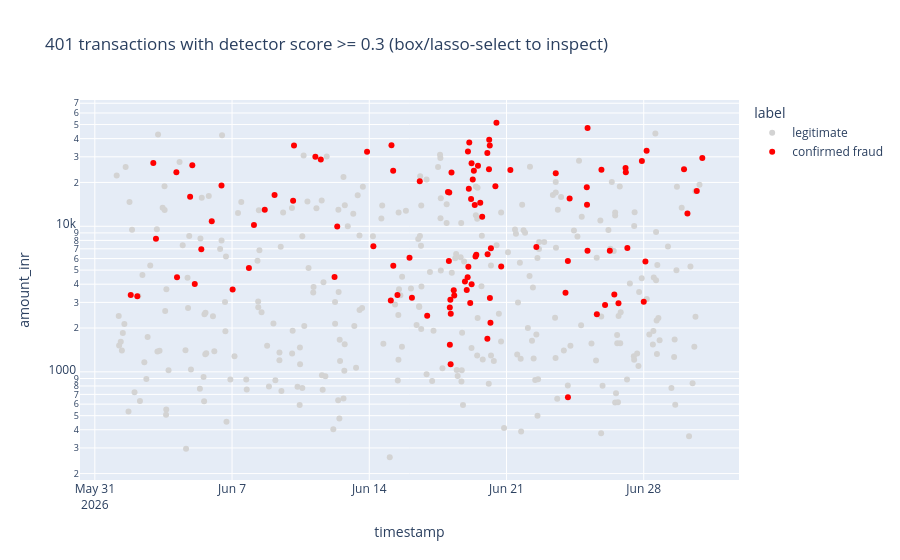
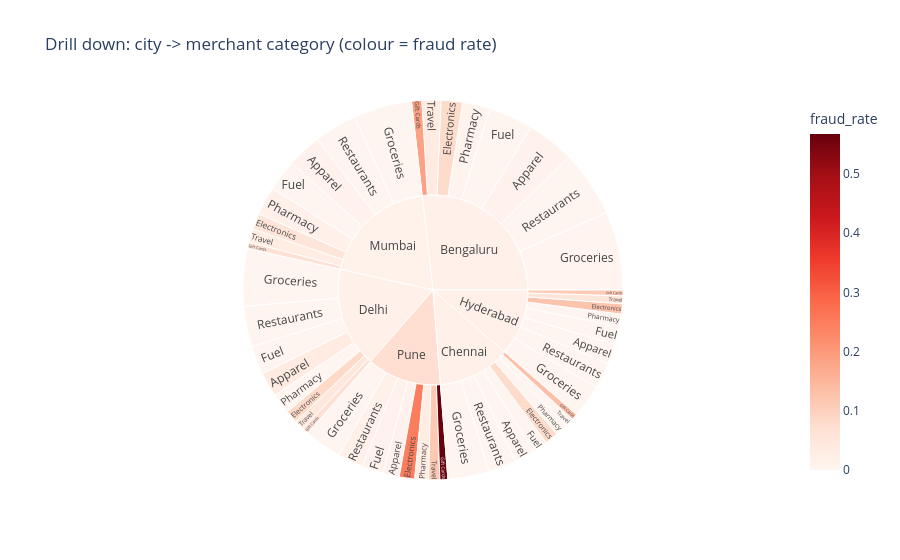

Notebook code cell kept with these figures, in order:
### Markdown cell above
## Task 5 — An Interactive Tool for the Investigators (Request #5)

**Real-world usage:** Investigators triage flagged cases themselves with zoom, filter and hover-for-details.

**Why this technique:** **Details-on-demand / tooltips** (Slides 22–23), **dynamic queries** (Slide 15) and **drill-down**
(Slide 24) — Shneiderman's mantra as an actual tool.

**TODO:**
1. Interactive scatter (plotly) of all transactions with `detector_score >= 0.3`: x = timestamp, y = amount (log),
   colour = `label`, with a tooltip showing txn_id, customer, city, category, distance and score. Set `dragmode="select"`.
2. Interactive **sunburst** for drill-down: city → merchant category, sized by transaction count, coloured by fraud rate.

### Code cell
# TODO 1
flagged = tx[tx.detector_score >= 0.3]
fig = px.scatter(flagged, x="timestamp", y="amount_inr", color="label", log_y=True,
                 color_discrete_map={"confirmed fraud": "red", "legitimate": "lightgrey"},
                 hover_data=["txn_id", "customer_id", "city", "merchant_category", "distance_from_home_km", "detector_score"],
                 title=f"{len(flagged)} transactions with detector score >= 0.3 (box/lasso-select to inspect)")
fig.update_layout(dragmode="select")
fig.show()

# TODO 2
agg = (tx.groupby(["city", "merchant_category"])
         .agg(transactions=("txn_id", "size"), fraud_rate=("is_fraud", "mean")).reset_index())
fig2 = px.sunburst(agg, path=["city", "merchant_category"], values="transactions", color="fraud_rate",
                   color_continuous_scale="Reds", title="Drill down: city -> merchant category (colour = fraud rate)")
fig2.show()

### Figure 1 — Plotly figure (JSON) as saved in the notebook; plotly's stock layout.template omitted (floating-point values rounded to 4 significant figures; data arrays with more than 128 entries replaced by an {"elided": "..."} marker saying what was removed)
{"data": [{"customdata": {"elided": "297x6 mixed values"}, "hovertemplate": "label=legitimate<br>timestamp=%{x}<br>amount_inr=%{y}<br>txn_id=%{customdata[0]}<br>customer_id=%{customdata[1]}<br>city=%{customdata[2]}<br>merchant_category=%{customdata[3]}<br>distance_from_home_km=%{customdata[4]}<br>detector_score=%{customdata[5]}<extra></extra>", "legendgroup": "legitimate", "marker": {"color": "lightgrey", "symbol": "circle"}, "mode": "markers", "name": "legitimate", "orientation": "v", "showlegend": true, "type": "scatter", "x": {"elided": "297 str values"}, "xaxis": "x", "y": {"elided": "297 float values"}, "yaxis": "y"}, {"customdata": {"elided": "104x6 mixed values"}, "hovertemplate": "label=confirmed fraud<br>timestamp=%{x}<br>amount_inr=%{y}<br>txn_id=%{customdata[0]}<br>customer_id=%{customdata[1]}<br>city=%{customdata[2]}<br>merchant_category=%{customdata[3]}<br>distance_from_home_km=%{customdata[4]}<br>detector_score=%{customdata[5]}<extra></extra>", "legendgroup": "confirmed fraud", "marker": {"color": "red", "symbol": "circle"}, "mode": "markers", "name": "confirmed fraud", "orientation": "v", "showlegend": true, "type": "scatter", "x": ["2026-06-01T19:58:00.000000", "2026-06-02T04:00:00.000000", "2026-06-02T23:35:00.000000", "2026-06-03T02:50:00.000000", "2026-06-04T03:50:00.000000", "2026-06-04T04:37:00.000000", "2026-06-04T20:39:00.000000", "2026-06-04T23:20:00.000000", "2026-06-05T02:20:00.000000", "2026-06-05T10:21:00.000000", "2026-06-05T23:08:00.000000", "2026-06-06T11:04:00.000000", "2026-06-07T00:43:00.000000", "2026-06-07T20:38:00.000000", "2026-06-08T02:48:00.000000", "2026-06-08T16:02:00.000000", "2026-06-09T04:02:00.000000", "2026-06-10T02:44:00.000000", "2026-06-10T03:50:00.000000", "2026-06-11T06:01:00.000000", "2026-06-11T12:38:00.000000", "2026-06-12T05:28:00.000000", "2026-06-12T08:46:00.000000", "2026-06-13T21:16:00.000000", "2026-06-14T05:02:00.000000", "2026-06-15T02:22:00.000000", "2026-06-15T03:10:00.000000", "2026-06-15T05:24:00.000000", "2026-06-15T05:14:00.000000", "2026-06-15T10:29:00.000000", "2026-06-16T01:16:00.000000", "2026-06-16T04:13:00.000000", "2026-06-16T13:50:00.000000", "2026-06-16T22:54:00.000000", "2026-06-18T00:19:00.000000", "2026-06-18T01:55:00.000000", "2026-06-18T01:28:00.000000", "2026-06-18T02:37:00.000000", "2026-06-18T02:40:00.000000", "2026-06-18T03:45:00.000000", "2026-06-18T03:16:00.000000", "2026-06-18T03:36:00.000000", "2026-06-18T04:39:00.000000", "2026-06-18T07:24:00.000000", "2026-06-18T08:02:00.000000", "2026-06-18T21:07:00.000000", "2026-06-18T23:20:00.000000", "2026-06-19T00:47:00.000000", "2026-06-19T00:25:00.000000", "2026-06-19T01:53:00.000000", "2026-06-19T01:19:00.000000", "2026-06-19T02:26:00.000000", "2026-06-19T03:35:00.000000", "2026-06-19T04:38:00.000000", "2026-06-19T05:17:00.000000", "2026-06-19T05:13:00.000000", "2026-06-19T06:41:00.000000", "2026-06-19T08:02:00.000000", "2026-06-19T09:08:00.000000", "2026-06-19T10:04:00.000000", "2026-06-19T11:01:00.000000", "2026-06-19T13:04:00.000000", "2026-06-19T15:52:00.000000", "2026-06-19T18:14:00.000000", "2026-06-20T00:35:00.000000", "2026-06-20T00:32:00.000000", "2026-06-20T00:53:00.000000", "2026-06-20T02:33:00.000000", "2026-06-20T02:49:00.000000", "2026-06-20T03:41:00.000000", "2026-06-20T03:32:00.000000", "2026-06-20T04:21:00.000000", "2026-06-20T04:55:00.000000", "2026-06-20T10:24:00.000000", "2026-06-20T11:41:00.000000", "2026-06-20T17:29:00.000000", "2026-06-21T04:44:00.000000", "2026-06-22T12:34:00.000000", "2026-06-23T12:18:00.000000", "2026-06-24T00:14:00.000000", "2026-06-24T03:13:00.000000", "2026-06-24T03:09:00.000000", "2026-06-24T05:16:00.000000", "2026-06-25T02:18:00.000000", "2026-06-25T02:35:00.000000", "2026-06-25T03:16:00.000000", "2026-06-25T03:10:00.000000", "2026-06-25T14:37:00.000000", "2026-06-25T20:14:00.000000", "2026-06-26T00:41:00.000000", "2026-06-26T06:30:00.000000", "2026-06-26T11:59:00.000000", "2026-06-26T17:05:00.000000", "2026-06-27T01:45:00.000000", "2026-06-27T02:06:00.000000", "2026-06-27T03:57:00.000000", "2026-06-27T21:46:00.000000", "2026-06-28T00:02:00.000000", "2026-06-28T02:05:00.000000", "2026-06-28T03:32:00.000000", "2026-06-30T01:21:00.000000", "2026-06-30T05:32:00.000000", "2026-06-30T16:57:00.000000", "2026-06-30T23:43:00.000000"], "xaxis": "x", "y": [3369.0, 3309.0, 27170.0, 8198.0, 23460.0, 4462.0, 15920.0, 26220.0, 4015.0, 6960.0, 10830.0, 19060.0, 3682.0, 5160.0, 10220.0, 12970.0, 16400.0, 14980.0, 35900.0, 30060.0, 28720.0, 4474.0, 9949.0, 32550.0, 7277.0, 3087.0, 36030.0, 5347.0, 24060.0, 3368.0, 6090.0, 3227.0, 20360.0, 2430.0, 17180.0, 17050.0, 5772.0, 2771.0, 1535.0, 2505.0, 3126.0, 1126.0, 23420.0, 3630.0, 3339.0, 4182.0, 3649.0, 32690.0, 4465.0, 18120.0, 5278.0, 37680.0, 2976.0, 15420.0, 3996.0, 27060.0, 20980.0, 24100.0, 14010.0, 6209.0, 6379.0, 26010.0, 14520.0, 11610.0, 1689.0, 31880.0, 6432.0, 24600.0, 39340.0, 3214.0, 35840.0, 2172.0, 7066.0, 18840.0, 51420.0, 5302.0, 24350.0, 7206.0, 23100.0, 3488.0, 669.0, 5780.0, 15530.0, 18560.0, 14060.0, 47260.0, 6795.0, 2487.0, 24490.0, 2877.0, 6783.0, 3393.0, 2957.0, 25150.0, 23470.0, 7094.0, 28090.0, 3029.0, 5717.0, 33020.0, 24690.0, 12260.0, 17500.0, 29450.0], "yaxis": "y"}], "layout": {"dragmode": "select", "legend": {"title": {"text": "label"}, "tracegroupgap": 0}, "title": {"text": "401 transactions with detector score >= 0.3 (box/lasso-select to inspect)"}, "xaxis": {"anchor": "y", "domain": [0, 1], "title": {"text": "timestamp"}}, "yaxis": {"anchor": "x", "domain": [0, 1], "title": {"text": "amount_inr"}, "type": "log"}}}

### Figure 2 — Plotly figure (JSON) as saved in the notebook; plotly's stock layout.template omitted (floating-point values rounded to 4 significant figures)
{"data": [{"branchvalues": "total", "customdata": [[0.008929], [0.07921], [0.0], [0.1875], [0.00271], [0.007752], [0.0], [0.03371], [0.0], [0.07937], [0.0], [0.1333], [0.0], [0.0], [0.0], [0.0], [0.03478], [0.08333], [0.0], [0.06667], [0.0], [0.0], [0.0], [0.04255], [0.0], [0.125], [0.0], [0.1111], [0.0], [0.0], [0.0], [0.05405], [0.01242], [0.05333], [0.0], [0.06667], [0.0], [0.01493], [0.0], [0.03175], [0.01282], [0.25], [0.01], [0.5676], [0.0], [0.03077], [0.01681], [0.1154], [0.01622], [0.01316], [0.0138], [0.01754], [0.01104], [0.07286]], "domain": {"x": [0, 1], "y": [0, 1]}, "hovertemplate": "labels=%{label}<br>transactions=%{value}<br>parent=%{parent}<br>id=%{id}<br>fraud_rate=%{color}<extra></extra>", "ids": ["Bengaluru/Apparel", "Bengaluru/Electronics", "Bengaluru/Fuel", "Bengaluru/Gift Cards", "Bengaluru/Groceries", "Bengaluru/Pharmacy", "Bengaluru/Restaurants", "Bengaluru/Travel", "Chennai/Apparel", "Chennai/Electronics", "Chennai/Fuel", "Chennai/Gift Cards", "Chennai/Groceries", "Chennai/Pharmacy", "Chennai/Restaurants", "Chennai/Travel", "Delhi/Apparel", "Delhi/Electronics", "Delhi/Fuel", "Delhi/Gift Cards", "Delhi/Groceries", "Delhi/Pharmacy", "Delhi/Restaurants", "Delhi/Travel", "Hyderabad/Apparel", "Hyderabad/Electronics", "Hyderabad/Fuel", "Hyderabad/Gift Cards", "Hyderabad/Groceries", "Hyderabad/Pharmacy", "Hyderabad/Restaurants", "Hyderabad/Travel", "Mumbai/Apparel", "Mumbai/Electronics", "Mumbai/Fuel", "Mumbai/Gift Cards", "Mumbai/Groceries", "Mumbai/Pharmacy", "Mumbai/Restaurants", "Mumbai/Travel", "Pune/Apparel", "Pune/Electronics", "Pune/Fuel", "Pune/Gift Cards", "Pune/Groceries", "Pune/Pharmacy", "Pune/Restaurants", "Pune/Travel", "Bengaluru", "Chennai", "Delhi", "Hyderabad", "Mumbai", "Pune"], "labels": ["Apparel", "Electronics", "Fuel", "Gift Cards", "Groceries", "Pharmacy", "Restaurants", "Travel", "Apparel", "Electronics", "Fuel", "Gift Cards", "Groceries", "Pharmacy", "Restaurants", "Travel", "Apparel", "Electronics", "Fuel", "Gift Cards", "Groceries", "Pharmacy", "Restaurants", "Travel", "Apparel", "Electronics", "Fuel", "Gift Cards", "Groceries", "Pharmacy", "Restaurants", "Travel", "Apparel", "Electronics", "Fuel", "Gift Cards", "Groceries", "Pharmacy", "Restaurants", "Travel", "Apparel", "Electronics", "Fuel", "Gift Cards", "Groceries", "Pharmacy", "Restaurants", "Travel", "Bengaluru", "Chennai", "Delhi", "Hyderabad", "Mumbai", "Pune"], "marker": {"coloraxis": "coloraxis", "colors": [0.008929, 0.07921, 0.0, 0.1875, 0.00271, 0.007752, 0.0, 0.03371, 0.0, 0.07937, 0.0, 0.1333, 0.0, 0.0, 0.0, 0.0, 0.03478, 0.08333, 0.0, 0.06667, 0.0, 0.0, 0.0, 0.04255, 0.0, 0.125, 0.0, 0.1111, 0.0, 0.0, 0.0, 0.05405, 0.01242, 0.05333, 0.0, 0.06667, 0.0, 0.01493, 0.0, 0.03175, 0.01282, 0.25, 0.01, 0.5676, 0.0, 0.03077, 0.01681, 0.1154, 0.01622, 0.01316, 0.0138, 0.01754, 0.01104, 0.07286]}, "name": "", "parents": ["Bengaluru", "Bengaluru", "Bengaluru", "Bengaluru", "Bengaluru", "Bengaluru", "Bengaluru", "Bengaluru", "Chennai", "Chennai", "Chennai", "Chennai", "Chennai", "Chennai", "Chennai", "Chennai", "Delhi", "Delhi", "Delhi", "Delhi", "Delhi", "Delhi", "Delhi", "Delhi", "Hyderabad", "Hyderabad", "Hyderabad", "Hyderabad", "Hyderabad", "Hyderabad", "Hyderabad", "Hyderabad", "Mumbai", "Mumbai", "Mumbai", "Mumbai", "Mumbai", "Mumbai", "Mumbai", "Mumbai", "Pune", "Pune", "Pune", "Pune", "Pune", "Pune", "Pune", "Pune", "", "", "", "", "", ""], "type": "sunburst", "values": [224.0, 101.0, 208.0, 48.0, 369.0, 129.0, 312.0, 89.0, 95.0, 63.0, 71.0, 30.0, 195.0, 57.0, 131.0, 42.0, 115.0, 60.0, 134.0, 30.0, 269.0, 96.0, 191.0, 47.0, 94.0, 48.0, 87.0, 27.0, 155.0, 57.0, 122.0, 37.0, 161.0, 75.0, 148.0, 30.0, 275.0, 134.0, 201.0, 63.0, 78.0, 72.0, 100.0, 37.0, 177.0, 65.0, 119.0, 52.0, 1480.0, 684.0, 942.0, 627.0, 1087.0, 700.0]}], "layout": {"coloraxis": {"autocolorscale": false, "colorbar": {"title": {"text": "fraud_rate"}}, "colorscale": [[0, "rgb(255,245,240)"], [0.125, "rgb(254,224,210)"], [0.25, "rgb(252,187,161)"], [0.375, "rgb(252,146,114)"], [0.5, "rgb(251,106,74)"], [0.625, "rgb(239,59,44)"], [0.75, "rgb(203,24,29)"], [0.875, "rgb(165,15,21)"], [1, "rgb(103,0,13)"]]}, "legend": {"tracegroupgap": 0}, "title": {"text": "Drill down: city -> merchant category (colour = fraud rate)"}}}
